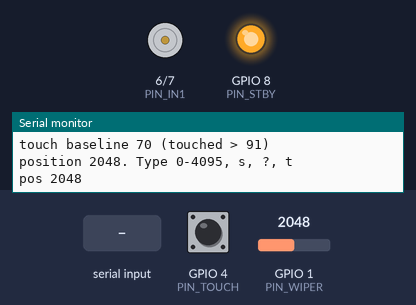
Bench run of a sketch on a simulated ESP32-S3. Shown: motor-driver pin pairs drawn as motors (green arrow = first pin HIGH = forward, orange = second pin HIGH = backward, longer = more drive, scaled by the enable pin, stopped while the standby pin is LOW), output pins drawn as LEDs (lit = HIGH), the last lines printed to the serial monitor. Inputs (shaded band) come from the test bench; at power-on: GPIO 1 (PIN_WIPER) = 2048, GPIO 4 (PIN_TOUCH) HIGH (analog values on the 0–4095 scale).

Above: at 2.7 s.
2.8 s: "s\n" received over Serial
At 3.7 s:
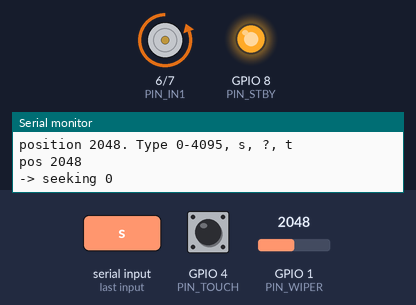
At 5.3 s:
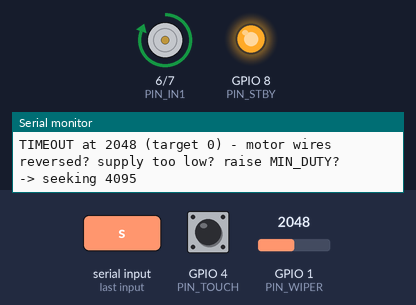
5.8 s: GPIO 1 (PIN_WIPER) set to 2866
8.8 s: GPIO 1 (PIN_WIPER) set to 0
11.8 s: "90,45\n" received over Serial
At 12.7 s:
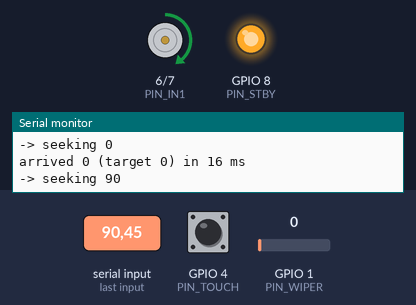
Timing chart, 0 to 14.8 s (numbered marks = the images above; inputs shaded):
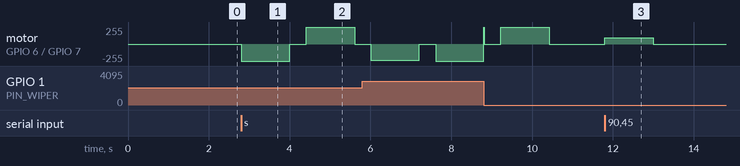

Measured:
- after the input at 2.8 s, motor on GPIO 6 (PIN_IN1) / GPIO 7 (PIN_IN2): stopped → backward 255/255 at once, → stopped 1.2 s later, → forward 255/255 0.40 s later, → stopped 1.2 s later
- after the input at 11.8 s, motor on GPIO 6 (PIN_IN1) / GPIO 7 (PIN_IN2): stopped → forward 95/255 at once, → stopped 1.2 s later

The sketch:

motorfader_v1_0.ino
```cpp
/*
 * PROJECT: Motorised fader bring-up
 * DEVICE:  ESP32-S3 SuperMini + TB6612FNG + B10K motorised fader
 *
 * Reads the fader's position (10k linear track on an ADC1 pin), drives its
 * little DC motor through a TB6612FNG H-bridge to reach a target, and lets go
 * the moment a finger touches the knob (if the fader has a touch-sense pin).
 * It's the basic "hand and machine share one slider" loop: the machine
 * proposes a position, a person can always overrule it.
 *
 * CONFIGURATION:
 *   HAS_TOUCH       1 if you found a pin that's continuous with the metal lever
 *   MOTOR_REVERSED  flip if the motor runs away from the target
 *   KP / MIN_DUTY   tune if it overshoots (lower KP) or stalls short (raise MIN_DUTY)
 *
 * WIRING:
 *   Fader track end A   -> 3V3
 *   Fader track end B   -> GND
 *   Fader wiper         -> GPIO1  (ADC1_CH0) + 100nF to GND
 *   Fader touch pin     -> GPIO4  (TOUCH4)   [optional]
 *   Fader motor (2 pins)-> TB6612 AO1 / AO2
 *   TB6612 PWMA -> GPIO5   AIN1 -> GPIO6   AIN2 -> GPIO7   STBY -> GPIO8
 *   TB6612 VCC  -> 3V3     GND  -> GND (common with motor supply)
 *   TB6612 VM   -> motor supply: 5V (USB) to test, ~9-10V for full speed
 *
 * SERIAL (115200):  a number 0-4095 = go there,  s = sweep demo,
 *                   ? = status,  t = recalibrate touch (hands off!)
 */

#define VERSION "1.0"

// ---- pins (avoid GPIO0/2/45/46 on the S3 SuperMini; GPIO48 = onboard RGB) ----
const int PIN_WIPER = 1;   // ADC1 - keeps working alongside WiFi / ESP-NOW
const int PIN_TOUCH = 4;
const int PIN_PWM   = 5;
const int PIN_IN1   = 6;
const int PIN_IN2   = 7;
const int PIN_STBY  = 8;

// ---- behaviour ----
#define HAS_TOUCH       1
#define MOTOR_REVERSED  0
const uint32_t PWM_FREQ    = 20000;  // above hearing, so the motor doesn't whine
const uint8_t  PWM_BITS    = 10;     // duty 0-1023
const float    KP          = 1.2f;   // duty per ADC count of error
const int      MIN_DUTY    = 380;    // below this the motor just hums
const int      MAX_DUTY    = 1023;
const int      DEADBAND    = 25;     // ADC counts (~0.6% of travel) = "arrived"
const uint32_t MOVE_TIMEOUT_MS = 1200;  // give up rather than cook the motor
const float    TOUCH_RATIO = 1.3f;   // S3 touch values RISE when touched
const int      REPORT_STEP = 40;     // print when a hand moves it this much

enum FaderState { RESTING, SEEKING, HELD_BY_HAND };
FaderState state = RESTING;

int      target = 0;
uint32_t seekStartedAt = 0;
uint32_t touchBaseline = 0;
int      lastReported = -1000;

// ---------------------------------------------------------------------------

int readPosition() {
  // Average a few samples: the motor's brushes put spikes on the wiper.
  uint32_t sum = 0;
  for (int i = 0; i < 8; i++) sum += analogRead(PIN_WIPER);
  return sum / 8;
}

bool fingerOnKnob() {
#if HAS_TOUCH
  return touchRead(PIN_TOUCH) > touchBaseline * TOUCH_RATIO;
#else
  return false;
#endif
}

void calibrateTouch() {
#if HAS_TOUCH
  uint32_t sum = 0;
  for (int i = 0; i < 16; i++) { sum += touchRead(PIN_TOUCH); delay(5); }
  touchBaseline = sum / 16;
  Serial.printf("touch baseline %lu (touched > %lu)\n",
                (unsigned long)touchBaseline,
                (unsigned long)(touchBaseline * TOUCH_RATIO));
#endif
}

// dir: +1 towards higher readings, -1 lower, 0 = brake
void driveMotor(int dir, int duty) {
  if (MOTOR_REVERSED) dir = -dir;
  if (dir == 0) {                       // short brake: both high, stops crisply
    digitalWrite(PIN_IN1, HIGH);
    digitalWrite(PIN_IN2, HIGH);
    ledcWrite(PIN_PWM, 0);
    return;
  }
  digitalWrite(PIN_IN1, dir > 0 ? HIGH : LOW);
  digitalWrite(PIN_IN2, dir > 0 ? LOW : HIGH);
  ledcWrite(PIN_PWM, duty);
}

void releaseMotor() {                   // coast: lets a hand move it freely
  digitalWrite(PIN_IN1, LOW);
  digitalWrite(PIN_IN2, LOW);
  ledcWrite(PIN_PWM, 0);
}

void proposePosition(int t) {
  target = constrain(t, 0, 4095);
  seekStartedAt = millis();
  state = SEEKING;
  Serial.printf("-> seeking %d\n", target);
}

void seekTarget() {
  int pos = readPosition();
  int err = target - pos;

  if (abs(err) <= DEADBAND) {
    driveMotor(0, 0);
    delay(15);
    releaseMotor();
    state = RESTING;
    lastReported = pos;
    Serial.printf("arrived %d (target %d) in %lu ms\n",
                  pos, target, (unsigned long)(millis() - seekStartedAt));
    return;
  }
  if (millis() - seekStartedAt > MOVE_TIMEOUT_MS) {
    releaseMotor();
    state = RESTING;
    Serial.printf("TIMEOUT at %d (target %d) - motor wires reversed? "
                  "supply too low? raise MIN_DUTY?\n", pos, target);
    return;
  }
  int duty = constrain((int)(abs(err) * KP), MIN_DUTY, MAX_DUTY);
  driveMotor(err > 0 ? 1 : -1, duty);
}

void sweepDemo() {
  const int stops[] = {0, 4095, 2048, 1024, 3072, 0};
  for (int s : stops) {
    proposePosition(s);
    while (state == SEEKING) { seekTarget(); delay(1); }
    delay(400);
  }
}

void handleSerial() {
  if (!Serial.available()) return;
  String line = Serial.readStringUntil('\n');
  line.trim();
  if (line.length() == 0) return;
  if (line == "s") sweepDemo();
  else if (line == "t") calibrateTouch();
  else if (line == "?")
    Serial.printf("v%s pos %d target %d state %d touch %lu\n", VERSION,
                  readPosition(), target, state,
#if HAS_TOUCH
                  (unsigned long)touchRead(PIN_TOUCH));
#else
                  0UL);
#endif
  else if (isDigit(line[0])) proposePosition(line.toInt());
}

// ---------------------------------------------------------------------------

void setup() {
  Serial.begin(115200);
  delay(1500);                          // let USB CDC enumerate
  Serial.printf("motorfader v%s (built %s %s)\n", VERSION, __DATE__, __TIME__);

  pinMode(PIN_IN1, OUTPUT);
  pinMode(PIN_IN2, OUTPUT);
  pinMode(PIN_STBY, OUTPUT);
  digitalWrite(PIN_STBY, HIGH);         // wake the TB6612
  ledcAttach(PIN_PWM, PWM_FREQ, PWM_BITS);   // Arduino-ESP32 core 3.x API
  releaseMotor();

  analogReadResolution(12);
  analogSetPinAttenuation(PIN_WIPER, ADC_11db);  // full 0-3.3V range
  calibrateTouch();                     // don't touch the knob during boot

  Serial.printf("position %d. Type 0-4095, s, ?, t\n", readPosition());
}

void loop() {
  handleSerial();

  // A finger always wins: the moment someone takes hold, let go.
  if (fingerOnKnob()) {
    if (state != HELD_BY_HAND) {
      releaseMotor();
      state = HELD_BY_HAND;
      Serial.println("hand on");
    }
  } else if (state == HELD_BY_HAND) {
    state = RESTING;
    Serial.println("hand off");
  }

  if (state == SEEKING) seekTarget();

  // Report hand movements (works without touch too, while resting)
  if (state != SEEKING) {
    int pos = readPosition();
    if (abs(pos - lastReported) >= REPORT_STEP) {
      lastReported = pos;
      Serial.printf("pos %d\n", pos);
    }
  }
  delay(1);
}

/*
 * FLASH (Arduino IDE, esp32 core 3.x):
 *   Board "ESP32S3 Dev Module", USB CDC On Boot: Enabled, upload over USB-C.
 *   Open Serial Monitor at 115200, line ending "Newline".
 *   First line should read "motorfader v1.0 (built ...)".
 *
 * FIRST RUN:
 *   1. Motor supply OFF. Slide by hand: "pos" should go ~0 -> ~4095.
 *      Goes backwards? swap the 3V3/GND track ends (or just accept it).
 *   2. Touch the knob: "hand on"/"hand off". Nothing? set HAS_TOUCH 0 or
 *      check the touch pin. Always-on? type t with hands off.
 *   3. Motor supply ON, type 2048. If it runs to an end and TIMEOUTs,
 *      set MOTOR_REVERSED 1 (or swap the motor wires).
 *   4. Type s for the sweep. Overshoots/buzzes -> lower KP or widen DEADBAND.
 *      Stops short -> raise MIN_DUTY or the motor voltage.
 */
```
